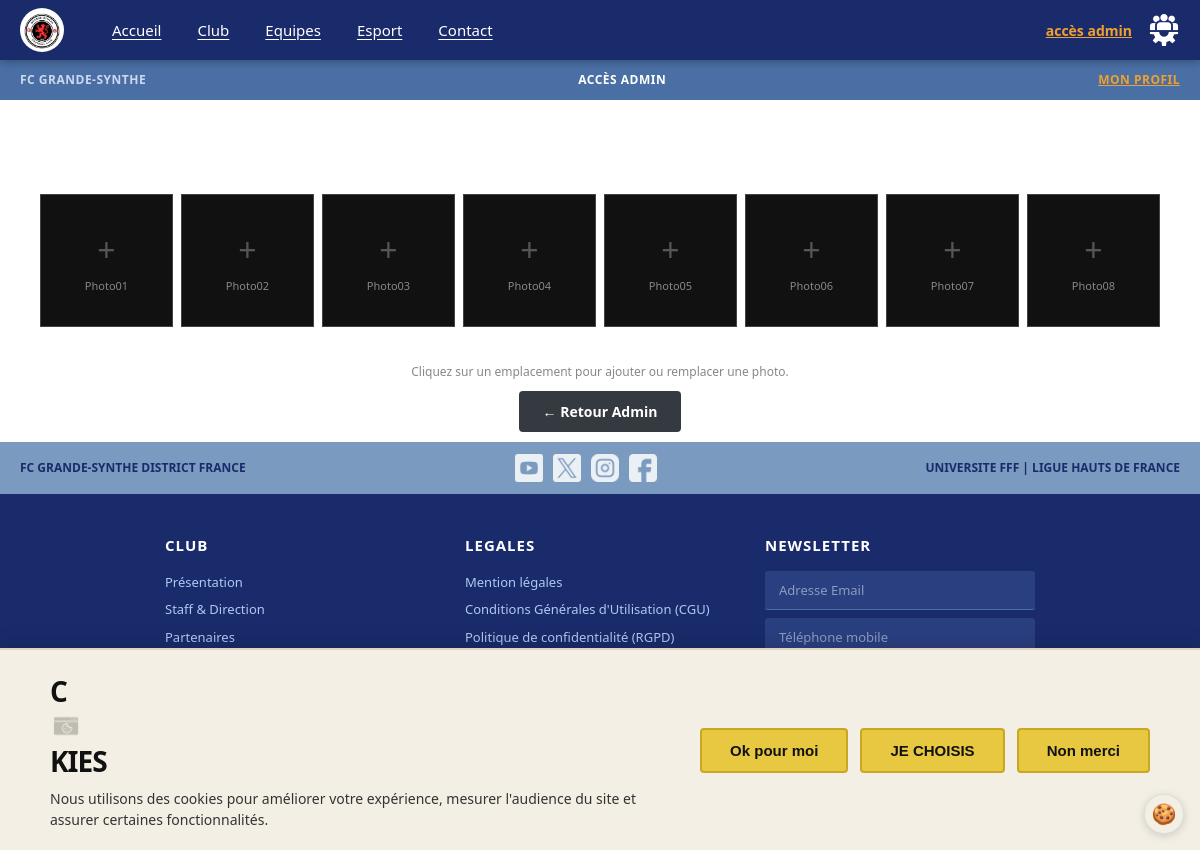
The page /admin/gallery.php (signed in) on the database its author committed.
### tables this page shows
CREATE TABLE IF NOT EXISTS galerie (
    id INT UNSIGNED AUTO_INCREMENT PRIMARY KEY,
    slot_number INT NOT NULL UNIQUE,
    filename VARCHAR(255) DEFAULT NULL,
    alt_text VARCHAR(255) DEFAULT NULL,
    uploaded_at DATETIME DEFAULT CURRENT_TIMESTAMP
);

### config/database.php (called while the page is built)
<?php
class Database {
    private static ?PDO $instance = null;
    public static function getConnection(): PDO {
        if (self::$instance === null) {
            $dsn = 'mysql:host=' . DB_HOST . ';dbname=' . DB_NAME . ';charset=' . DB_CHARSET;
            $options = [
                PDO::ATTR_ERRMODE            => PDO::ERRMODE_EXCEPTION,
                PDO::ATTR_DEFAULT_FETCH_MODE => PDO::FETCH_ASSOC,
                PDO::ATTR_EMULATE_PREPARES   => false,
            ];
            try {
                self::$instance = new PDO($dsn, DB_USER, DB_PASS, $options);
            } catch (PDOException $e) {
                die('Erreur de connexion à la base de données : ' . $e->getMessage());
            }
        }
        return self::$instance;
    }
}
function db(): PDO {
    return Database::getConnection();
}

### includes/functions.php (called while the page is built, shortened)
<?php
function h(mixed $value): string {
    return htmlspecialchars((string)$value, ENT_QUOTES | ENT_HTML5, 'UTF-8');
}

### admin/gallery.php (the view, shortened to what this page needs)
<?php
$stmt = db()->prepare('SELECT * FROM galerie ORDER BY slot_number');
$stmt->execute();
$photos = $stmt->fetchAll();
require_once __DIR__ . '/../partials/header.php';
?>
<div style="padding:20px;">
    <h1 style="color:white;text-align:center;font-size:20px;font-weight:800;text-transform:uppercase;letter-spacing:2px;margin-bottom:24px;">
    </h1>
    <div class="admin-gallery-grid">
        <?php foreach ($photos as $photo): ?>
            <div class="admin-gallery-slot" data-slot="<?= h($photo['slot_number']) ?>" title="Photo <?= h(sprintf('%02d', $photo['slot_number'])) ?>">
                <?php if (!empty($photo['filename'])): ?>
                    <img
                        src="<?= UPLOAD_URL . h($photo['filename']) ?>"
                        alt="Photo <?= h($photo['slot_number']) ?>"
                        class="slot-preview"
                        loading="lazy"
                    >
                    <div style="position:absolute;top:4px;right:4px;">
                        <a
                            href="?delete_slot=<?= h($photo['slot_number']) ?>"
                            onclick="return confirm('Supprimer cette photo ?')"
                            style="background:rgba(200,0,0,0.8);color:white;padding:2px 6px;font-size:11px;border-radius:2px;text-decoration:none;"
                            aria-label="Supprimer la photo <?= h($photo['slot_number']) ?>"
                        >✕</a>
                    </div>
                <?php else: ?>
                    <span class="slot-add-icon" aria-hidden="true">+</span>
                <?php endif; ?>
                <span class="slot-name">Photo<?= sprintf('%02d', $photo['slot_number']) ?></span>
            </div>
        <?php endforeach; ?>
    </div>
    <p style="text-align:center;color:#888;font-size:12px;margin-top:16px;">
        Cliquez sur un emplacement pour ajouter ou remplacer une photo.
    </p>
    <div style="text-align:center;margin-top:20px;">
        <a href="<?= SITE_URL ?>/admin-acces" class="btn-secondary" style="text-decoration:none;">← Retour Admin</a>
    </div>
</div>
<?php require_once __DIR__ . '/../partials/footer.php'; ?>

### assets/css/style.css (style rules this page uses)
*, *::before, *::after { box-sizing: border-box; margin: 0; padding: 0; }
:root { --bleu-fc: #1a2b6b; --bleu-dark: #0f1a45; --bleu-med: #1e3a8a; --rouge-fc: #8B1A1A; --rouge-vif: #c0392b; --rouge-esport: #8B1A1A; --orange: #e67e22; --beige: #f5e6d3; --rose-pale: #f5d5d5; --rose-clair: #fce8e8; --gris-clair: #f3f3f3; --gris: #6c757d; --gris-dark: #343a40; --blanc: #ffffff; --noir: #111111; --vert: #2ecc71; --footer-bg: #1a2b6b; --nav-height: 60px; --breadcrumb-height: 40px; }
html { scroll-behavior: smooth; }
body { font-family: 'Segoe UI', Arial, sans-serif; font-size: 14px; color: var(--noir); background: var(--blanc); line-height: 1.5; }
a { text-decoration: none; color: inherit; }
.btn-secondary { background: var(--gris-dark); color: white; border: none; border-radius: 4px; padding: 11px 24px; font-size: 14px; font-weight: 600; cursor: pointer; transition: background 0.2s; }
.admin-gallery-grid { display: grid; grid-template-columns: repeat(8, 1fr); gap: 8px; padding: 20px; max-width: 1200px; margin: 0 auto; }
.admin-gallery-slot { aspect-ratio: 1; background: #111; border: 1px solid #444; display: flex; flex-direction: column; align-items: center; justify-content: center; cursor: pointer; position: relative; overflow: hidden; transition: border-color 0.2s; }
.slot-add-icon { color: #555; font-size: 32px; }
.slot-name { color: #888; font-size: 11px; margin-top: 4px; }

### rows shown on the page
galerie: slot_number "01"
galerie: slot_number "02"
galerie: slot_number "03"
galerie: slot_number "04"
galerie: slot_number "05"
galerie: slot_number "06"
galerie: slot_number "07"
galerie: slot_number "08"

### other values the page prints
$breadcrumbCenter "ACCÈS ADMIN"
